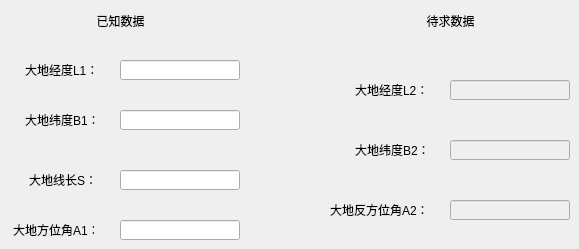
    <widget class="QWidget" name="page_9">
     <widget class="QLabel" name="label_122">
      <property name="geometry">
       <rect>
        <x>420</x>
        <y>10</y>
        <width>61</width>
        <height>21</height>
       </rect>
      </property>
      <property name="text">
       <string>待求数据</string>
      </property>
      <property name="alignment">
       <set>Qt::AlignCenter</set>
      </property>
     </widget>
     <widget class="QLabel" name="label_123">
      <property name="geometry">
       <rect>
        <x>25</x>
        <y>60</y>
        <width>81</width>
        <height>20</height>
       </rect>
      </property>
      <property name="text">
       <string>大地经度L1：</string>
      </property>
     </widget>
     <widget class="QLabel" name="label_126">
      <property name="geometry">
       <rect>
        <x>90</x>
        <y>10</y>
        <width>61</width>
        <height>21</height>
       </rect>
      </property>
      <property name="text">
       <string>已知数据</string>
      </property>
      <property name="alignment">
       <set>Qt::AlignCenter</set>
      </property>
     </widget>
     <widget class="QLineEdit" name="gl1LEdit1">
      <property name="enabled">
       <bool>true</bool>
      </property>
      <property name="geometry">
       <rect>
        <x>120</x>
        <y>60</y>
        <width>120</width>
        <height>20</height>
       </rect>
      </property>
     </widget>
     <widget class="QLineEdit" name="gb1LEdit1">
      <property name="enabled">
       <bool>true</bool>
      </property>
      <property name="geometry">
       <rect>
        <x>120</x>
        <y>110</y>
        <width>120</width>
        <height>20</height>
       </rect>
      </property>
     </widget>
     <widget class="QLabel" name="label_128">
      <property name="geometry">
       <rect>
        <x>25</x>
        <y>110</y>
        <width>81</width>
        <height>20</height>
       </rect>
      </property>
      <property name="text">
       <string>大地纬度B1：</string>
      </property>
     </widget>
     <widget class="QLineEdit" name="gsLEdit1">
      <property name="enabled">
       <bool>true</bool>
      </property>
      <property name="geometry">
       <rect>
        <x>120</x>
        <y>170</y>
        <width>120</width>
        <height>20</height>
       </rect>
      </property>
     </widget>
     <widget class="QLabel" name="label_129">
      <property name="geometry">
       <rect>
        <x>29</x>
        <y>170</y>
        <width>81</width>
        <height>20</height>
       </rect>
      </property>
      <property name="text">
       <string>大地线长S：</string>
      </property>
     </widget>
     <widget class="QLineEdit" name="ga1LEdit1">
      <property name="enabled">
       <bool>true</bool>
      </property>
      <property name="geometry">
       <rect>
        <x>120</x>
        <y>220</y>
        <width>120</width>
        <height>20</height>
       </rect>
      </property>
     </widget>
     <widget class="QLabel" name="label_130">
      <property name="geometry">
       <rect>
        <x>13</x>
        <y>220</y>
        <width>81</width>
        <height>20</height>
       </rect>
      </property>
      <property name="text">
       <string>大地方位角A1：</string>
      </property>
     </widget>
     <widget class="QLineEdit" name="gl2LEdit1">
      <property name="enabled">
       <bool>false</bool>
      </property>
      <property name="geometry">
       <rect>
        <x>450</x>
        <y>80</y>
        <width>120</width>
        <height>20</height>
       </rect>
      </property>
     </widget>
     <widget class="QLabel" name="label_124">
      <property name="geometry">
       <rect>
        <x>355</x>
        <y>80</y>
        <width>81</width>
        <height>20</height>
       </rect>
      </property>
      <property name="text">
       <string>大地经度L2：</string>
      </property>
     </widget>
     <widget class="QLineEdit" name="gb2LEdit1">
      <property name="enabled">
       <bool>false</bool>
      </property>
      <property name="geometry">
       <rect>
        <x>450</x>
        <y>140</y>
        <width>120</width>
        <height>20</height>
       </rect>
      </property>
     </widget>
     <widget class="QLabel" name="label_131">
      <property name="geometry">
       <rect>
        <x>355</x>
        <y>140</y>
        <width>81</width>
        <height>20</height>
       </rect>
      </property>
      <property name="text">
       <string>大地纬度B2：</string>
      </property>
     </widget>
     <widget class="QLineEdit" name="ga2LEdit1">
      <property name="enabled">
       <bool>false</bool>
      </property>
      <property name="geometry">
       <rect>
        <x>450</x>
        <y>200</y>
        <width>120</width>
        <height>20</height>
       </rect>
      </property>
     </widget>
     <widget class="QLabel" name="label_132">
      <property name="geometry">
       <rect>
        <x>330</x>
        <y>200</y>
        <width>111</width>
        <height>20</height>
       </rect>
      </property>
      <property name="text">
       <string>大地反方位角A2：</string>
      </property>
     </widget>
    </widget>
